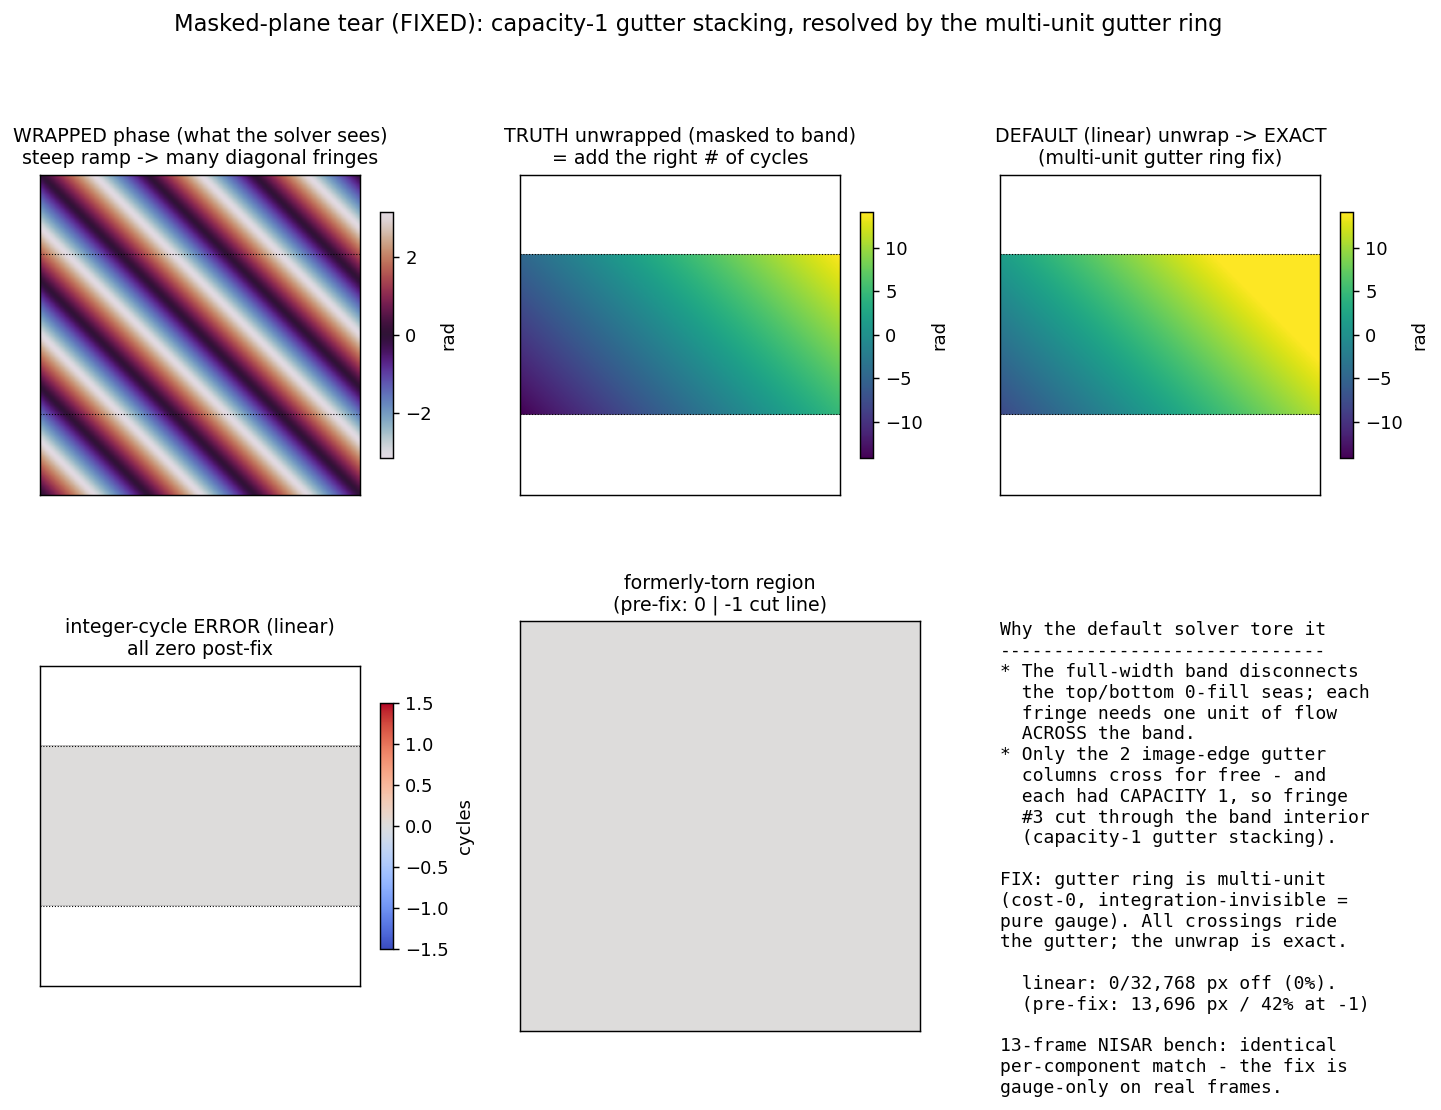

This chart was generated by the following Python code:
"""Visualize the masked-plane tear (a FIXED limitation of the default solver).

A clean diagonal plane phase = pi*(x+y) (well sampled, zero noise, only benign
boundary residues), masked to a horizontal band, used to be torn into a spurious
2pi step by the DEFAULT (single-tile linear) solver.

ROOT CAUSE (2026-06-09, revised): the capacity-1 GUTTER-STACKING limitation -
not a soft-mask problem. The masked region is filled with phase 0; the mask-blind
residues deposit one +/- charge pair per fringe on the opposite band edges, and
because the band spans the full image width (disconnecting the top/bottom seas),
each pair needs one unit of flow ACROSS the band. The only zero-cost,
integration-invisible crossings are the two image-edge "gutter" columns -
capacity 1 each - so a 3-fringe ramp forced one cut through the band interior.
See scripts/diag_tear_capacity_hypothesis.py for the controlled confirmation
(<=2 fringes never tore; a sea corridor never tore; reuse never tore because its
arcs are multi-unit, not because it is mask-aware).

FIX: the gutter ring (vertical arcs in the first/last residue columns,
horizontal in the first/last rows) is multi-unit - those arcs cost 0 and are
never read by integrate(), so unlimited flow on them is pure gauge. All
crossings now ride the gutter for free and the unwrap is EXACT; quality on the
13-frame NISAR GUNW bench is unchanged (identical per-component match).

Earlier fix attempts that made the linear path mask-aware DID fix this synthetic
but collapsed real masked NISAR frames (D_077 99.5% -> ~6%): mask-blind residues
and whole-grid integration are a matched pair, which is why the fix had to be
capacity-side, not mask-side.

Saves a PNG next to this script and prints its absolute path.
"""

from __future__ import annotations

from pathlib import Path

import matplotlib

matplotlib.use("Agg")
import matplotlib.pyplot as plt
import numpy as np

import whirlwind as ww

TAU = 2.0 * np.pi


def build():
    y, x = np.ogrid[-3:3:256j, -3:3:256j]
    phase = (np.pi * (x + y)).astype(np.float32)
    igram = np.exp(1j * phase).astype(np.complex64)
    corr = np.ones(igram.shape, np.float32) * 0.999
    mask = np.zeros(igram.shape, bool)
    mask[64:-64] = True  # valid = middle horizontal band; top/bottom masked
    igram[~mask] = np.nan + 1j * np.nan
    corr[~mask] = 0.0
    return igram, corr, mask, phase


def aligned_cycle_err(unw, phase, mask):
    d = unw - phase
    off = TAU * round(float(np.mean(d[mask])) / TAU)
    cyc = np.rint((d - off) / TAU)
    return np.where(mask, cyc, np.nan)


def show(ax, arr, mask, title, mask_it=True, **kw):
    a = np.where(mask, arr, np.nan) if mask_it else arr
    im = ax.imshow(a, origin="lower", **kw)
    ax.set_title(title, fontsize=10.5)
    ax.set_xticks([])
    ax.set_yticks([])
    # outline the valid band
    ax.axhline(64, color="k", lw=0.6, ls=":")
    ax.axhline(192, color="k", lw=0.6, ls=":")
    return im


def main():
    igram, corr, mask, phase = build()
    wrapped = np.angle(np.exp(1j * phase)).astype(np.float32)

    unw_lin = ww.unwrap(igram.copy(), corr.copy(), nlooks=1.0, mask=mask,
                        goldstein_alpha=0)[0]
    cyc_lin = aligned_cycle_err(unw_lin, phase, mask)

    pmin = float(np.nanmin(np.where(mask, phase, np.nan)))
    pmax = float(np.nanmax(np.where(mask, phase, np.nan)))

    fig, axes = plt.subplots(2, 3, figsize=(13.5, 9))

    # Top row: the inputs / what unwrapping has to do.
    im_w = show(axes[0, 0], wrapped, mask, mask_it=False,
                title="WRAPPED phase (what the solver sees)\n"
                      "steep ramp -> many diagonal fringes",
                cmap="twilight", vmin=-np.pi, vmax=np.pi)
    fig.colorbar(im_w, ax=axes[0, 0], shrink=0.6, label="rad")

    im_t = show(axes[0, 1], phase, mask,
                "TRUTH unwrapped (masked to band)\n= add the right # of cycles",
                cmap="viridis", vmin=pmin, vmax=pmax)
    fig.colorbar(im_t, ax=axes[0, 1], shrink=0.6, label="rad")

    im_l = show(axes[0, 2], unw_lin, mask,
                "DEFAULT (linear) unwrap -> EXACT\n"
                "(multi-unit gutter ring fix)",
                cmap="viridis", vmin=pmin, vmax=pmax)
    fig.colorbar(im_l, ax=axes[0, 2], shrink=0.6, label="rad")

    # Bottom row: the error map and the explanation.
    im_e = show(axes[1, 0], cyc_lin, mask,
                "integer-cycle ERROR (linear)\nall zero post-fix",
                cmap="coolwarm", vmin=-1.5, vmax=1.5)
    fig.colorbar(im_e, ax=axes[1, 0], shrink=0.6, label="cycles")

    # the formerly-torn region in the band
    z = cyc_lin[64:192, 110:190]
    axes[1, 1].imshow(z, origin="lower", cmap="coolwarm", vmin=-1.5, vmax=1.5,
                      aspect="auto")
    axes[1, 1].set_title("formerly-torn region\n(pre-fix: 0 | -1 cut line)",
                         fontsize=10.5)
    axes[1, 1].set_xticks([])
    axes[1, 1].set_yticks([])

    ax = axes[1, 2]
    ax.axis("off")
    n_tear = int(np.nansum(np.abs(np.nan_to_num(cyc_lin)) > 0))
    n_valid = int(mask.sum())
    ax.text(
        0.0, 1.0,
        "Why the default solver tore it\n"
        "------------------------------\n"
        "* The full-width band disconnects\n"
        "  the top/bottom 0-fill seas; each\n"
        "  fringe needs one unit of flow\n"
        "  ACROSS the band.\n"
        "* Only the 2 image-edge gutter\n"
        "  columns cross for free - and\n"
        "  each had CAPACITY 1, so fringe\n"
        "  #3 cut through the band interior\n"
        "  (capacity-1 gutter stacking).\n\n"
        "FIX: gutter ring is multi-unit\n"
        "(cost-0, integration-invisible =\n"
        "pure gauge). All crossings ride\n"
        "the gutter; the unwrap is exact.\n\n"
        f"  linear: {n_tear:,}/{n_valid:,} px off "
        f"({100*n_tear/max(n_valid,1):.0f}%).\n"
        "  (pre-fix: 13,696 px / 42% at -1)\n\n"
        "13-frame NISAR bench: identical\n"
        "per-component match - the fix is\n"
        "gauge-only on real frames.",
        va="top", ha="left", fontsize=10, family="monospace",
    )

    fig.suptitle(
        "Masked-plane tear (FIXED): capacity-1 gutter stacking, "
        "resolved by the multi-unit gutter ring",
        fontsize=12.5,
    )
    out = Path(__file__).resolve().parent / "diag_masked_plane_tear.png"
    fig.savefig(out, dpi=130, bbox_inches="tight")
    print(f"saved: {out}")


if __name__ == "__main__":
    main()
